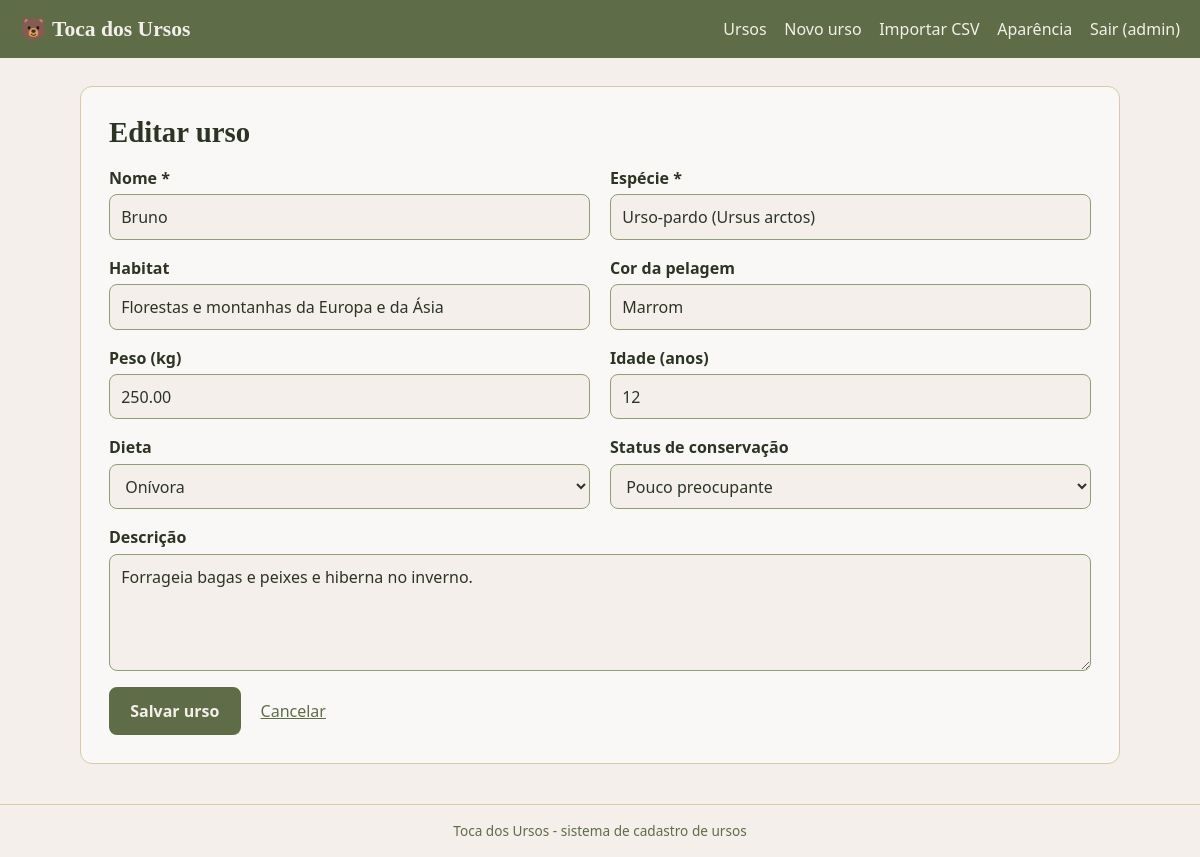
The page /urso_form.php?id=1 (signed in) on the database its author committed.
### tables this page shows
CREATE TABLE IF NOT EXISTS ursos (
    id                 INT UNSIGNED NOT NULL AUTO_INCREMENT PRIMARY KEY,
    nome               VARCHAR(100) NOT NULL,
    especie            VARCHAR(100) NOT NULL,
    habitat            VARCHAR(150) NULL,
    peso_kg            DECIMAL(6,2) NULL,
    idade_anos         TINYINT UNSIGNED NULL,
    cor_pelagem        VARCHAR(60)  NULL,
    dieta              ENUM('onivora','carnivora','herbivora') NOT NULL DEFAULT 'onivora',
    status_conservacao ENUM('LC','NT','VU','EN','CR') NOT NULL DEFAULT 'LC',
    descricao          TEXT NULL,
    criado_em          TIMESTAMP NOT NULL DEFAULT CURRENT_TIMESTAMP,
    atualizado_em      TIMESTAMP NOT NULL DEFAULT CURRENT_TIMESTAMP ON UPDATE CURRENT_TIMESTAMP,
    INDEX idx_nome (nome),
    INDEX idx_especie (especie)
);

### src/bootstrap.php (called while the page is built, shortened)
<?php
spl_autoload_register(function (string $classe): void {
    $arquivo = __DIR__ . '/' . $classe . '.php';
});
function config(string $chave): mixed
{
    static $cfg = null;
    $cfg ??= require BASE_PATH . '/config/config.php';
    return $cfg[$chave] ?? null;
}
function e(mixed $valor): string
{
    return htmlspecialchars((string) $valor, ENT_QUOTES, 'UTF-8');
}

### config/config.php (called while the page is built, shortened)
<?php
return [
    'app' => ['nome' => 'Toca dos Ursos'],
    'db'  => [
        'host'    => '127.0.0.1',
        'port'    => 3306,
        'name'    => 'ursos_db',
        'user'    => 'root',
        'pass'    => '',
        'charset' => 'utf8mb4',
    ],
];

### src/Database.php (called while the page is built, shortened)
<?php
final class Database
{
    private static ?PDO $pdo = null;
    public static function conexao(): PDO
    {
        if (self::$pdo === null) {
            $c = config('db');
            $dsn = sprintf('mysql:host=%s;port=%d;dbname=%s;charset=%s', $c['host'], $c['port'], $c['name'], $c['charset']);
            self::$pdo = new PDO($dsn, $c['user'], $c['pass'], [
                PDO::ATTR_ERRMODE            => PDO::ERRMODE_EXCEPTION,
                PDO::ATTR_DEFAULT_FETCH_MODE => PDO::FETCH_ASSOC,
                PDO::ATTR_EMULATE_PREPARES   => false,
            ]);
        }
        return self::$pdo;
    }
}

### src/UrsoRepository.php (called while the page is built, shortened)
<?php
final class UrsoRepository
{
    public function buscar(int $id): ?array
    {
        $st = $this->pdo->prepare('SELECT * FROM ursos WHERE id = :id');
        $st->execute(['id' => $id]);
        return $st->fetch() ?: null;
    }
}

### src/Preferencias.php (called while the page is built, shortened)
<?php
final class Preferencias
{
    public static function obter(): array
    {
        $dados = json_decode($_COOKIE[self::COOKIE] ?? '', true);
        return self::sanear(is_array($dados) ? $dados : []);
    }
    private static function sanear(array $d): array
    {
        $tema  = $d['tema'] ?? '';
        $fonte = $d['fonte'] ?? '';
        $pag   = (int) ($d['por_pagina'] ?? 0);
        return [
            'tema'       => isset(self::TEMAS[$tema]) ? $tema : self::PADRAO['tema'],
            'fonte'      => isset(self::FONTES[$fonte]) ? $fonte : self::PADRAO['fonte'],
            'por_pagina' => in_array($pag, self::PAGINAS, true) ? $pag : self::PADRAO['por_pagina'],
        ];
    }
}

### public/urso_form.php (the view, shortened to what this page needs)
<?php
require __DIR__ . '/../src/bootstrap.php';
$repo = new UrsoRepository(Database::conexao());
$id   = (int) ($_GET['id'] ?? $_POST['id'] ?? 0);
$urso = $id > 0 ? $repo->buscar($id) : null;
$dados = $urso ?? [
    'nome' => '', 'especie' => '', 'habitat' => '', 'peso_kg' => '', 'idade_anos' => '',
    'cor_pelagem' => '', 'dieta' => 'onivora', 'status_conservacao' => 'LC', 'descricao' => '',
];
$titulo = $urso ? 'Editar urso' : 'Novo urso';
require BASE_PATH . '/templates/header.php';
?>
<section class="cartao">
    <h1><?= e($titulo) ?></h1>
    <form method="post" class="grade">
        <label>Nome *<input type="text" name="nome" maxlength="100" required value="<?= e($dados['nome']) ?>"></label>
        <label>Espécie *<input type="text" name="especie" maxlength="100" required value="<?= e($dados['especie']) ?>"></label>
        <label>Habitat<input type="text" name="habitat" maxlength="150" value="<?= e($dados['habitat']) ?>"></label>
        <label>Cor da pelagem<input type="text" name="cor_pelagem" maxlength="60" value="<?= e($dados['cor_pelagem']) ?>"></label>
        <label>Peso (kg)<input type="text" inputmode="decimal" name="peso_kg" value="<?= e($dados['peso_kg']) ?>"></label>
        <label>Idade (anos)<input type="number" name="idade_anos" min="0" max="60" value="<?= e($dados['idade_anos']) ?>"></label>
        <label>Dieta
            <select name="dieta">
                <?php foreach (Urso::DIETAS as $cod => $rot): ?>
                    <option value="<?= e($cod) ?>" <?= $dados['dieta'] === $cod ? 'selected' : '' ?>><?= e($rot) ?></option>
                <?php endforeach; ?>
            </select>
        </label>
        <label>Status de conservação
            <select name="status_conservacao">
                <?php foreach (Urso::STATUS as $cod => $rot): ?>
                    <option value="<?= e($cod) ?>" <?= $dados['status_conservacao'] === $cod ? 'selected' : '' ?>><?= e($rot) ?></option>
                <?php endforeach; ?>
            </select>
        </label>
        <label class="largo">Descrição<textarea name="descricao" rows="4" maxlength="2000"><?= e($dados['descricao']) ?></textarea></label>
        <div class="largo botoes">
            <button type="submit" class="botao">Salvar urso</button>
            <a href="ursos.php">Cancelar</a>
        </div>
    </form>
</section>
<?php require BASE_PATH . '/templates/footer.php';

### public/assets/css/style.css (style rules this page uses)
:root { --creme: #F4EFEB; --bege: #D7C9AA; --verde-claro: #8F9E73; --verde-escuro: #5E6D47; --texto: #2C3523; --bg: var(--creme); --superficie: color-mix(in srgb, var(--creme) 45%, #fff); --borda: var(--bege); --cor-texto: var(--texto); --cor-suave: var(--verde-escuro); --botao-bg: var(--verde-escuro); --botao-cor: var(--creme); --link: var(--verde-escuro); --topo-bg: var(--verde-escuro); --topo-cor: var(--creme); --linha-alt: color-mix(in srgb, var(--bege) 22%, transparent); --serif: Georgia, "Times New Roman", serif; }
html { font-size: 16px; }
* { box-sizing: border-box; }
body { margin: 0; min-height: 100vh; display: flex; flex-direction: column; background: var(--bg); color: var(--cor-texto); font-family: system-ui, -apple-system, "Segoe UI", Roboto, sans-serif; line-height: 1.5; }
a { color: var(--link); }
h1 { font-family: var(--serif); font-weight: 700; font-size: 1.8rem; margin: 0 0 1rem; line-height: 1.2; }
.cartao { background: var(--superficie); border: 1px solid var(--borda); border-radius: 12px; padding: 1.75rem; }
form label { display: block; font-weight: 600; margin-bottom: 1rem; }
input[type=text], input[type=password], input[type=search], input[type=number], input[type=file], select, textarea { display: block; width: 100%; margin-top: .3rem; padding: .6rem .7rem; font: inherit; font-weight: 400; color: var(--texto); background: var(--creme); border: 1px solid var(--verde-claro); border-radius: 8px; }
.grade { display: grid; grid-template-columns: repeat(2, 1fr); gap: 0 1.25rem; }
.grade .largo { grid-column: 1 / -1; }
.botoes { display: flex; align-items: center; gap: 1.25rem; }
.botao, button.botao { display: inline-block; padding: .6rem 1.2rem; font: inherit; font-weight: 600; text-decoration: none; color: var(--botao-cor); background: var(--botao-bg); border: 2px solid var(--botao-bg); border-radius: 8px; cursor: pointer; }

### rows shown on the page
ursos: nome "Bruno", especie "Urso-pardo (Ursus arctos)", habitat "Florestas e montanhas da Europa e da Ásia", cor_pelagem "Marrom", peso_kg "250.00", idade_anos "12", dieta "Onívora", status_conservacao "Pouco preocupante", descricao "Forrageia bagas e peixes e hiberna no inverno."

### other values the page prints
$app "Toca dos Ursos"
Auth::usuario()['usuario'] "admin"
$titulo "Editar urso"
